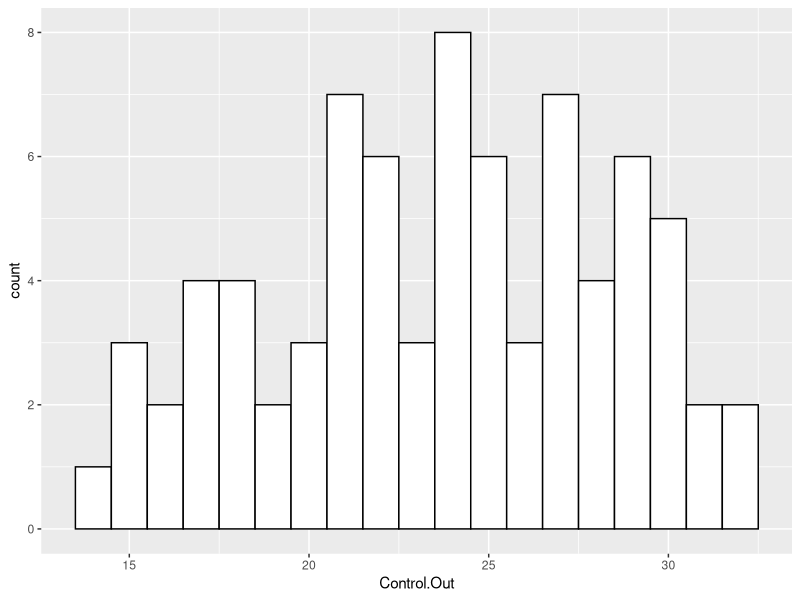
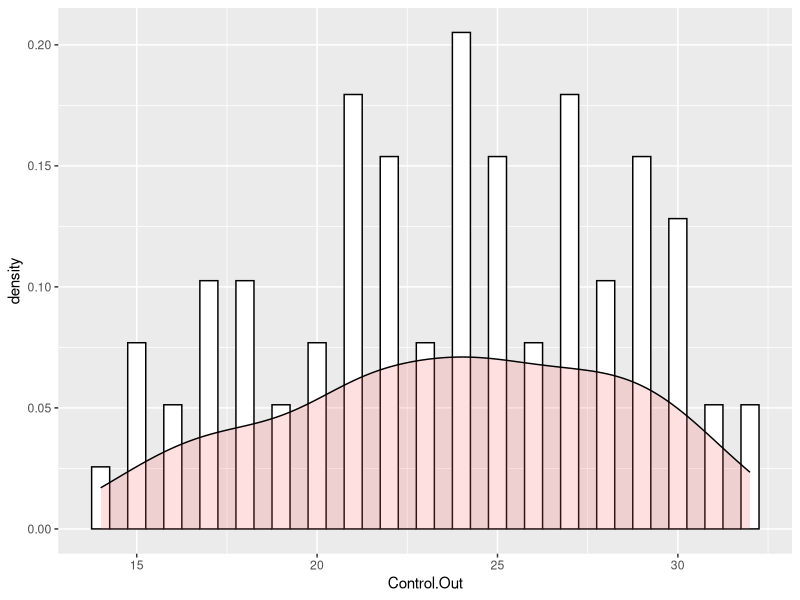
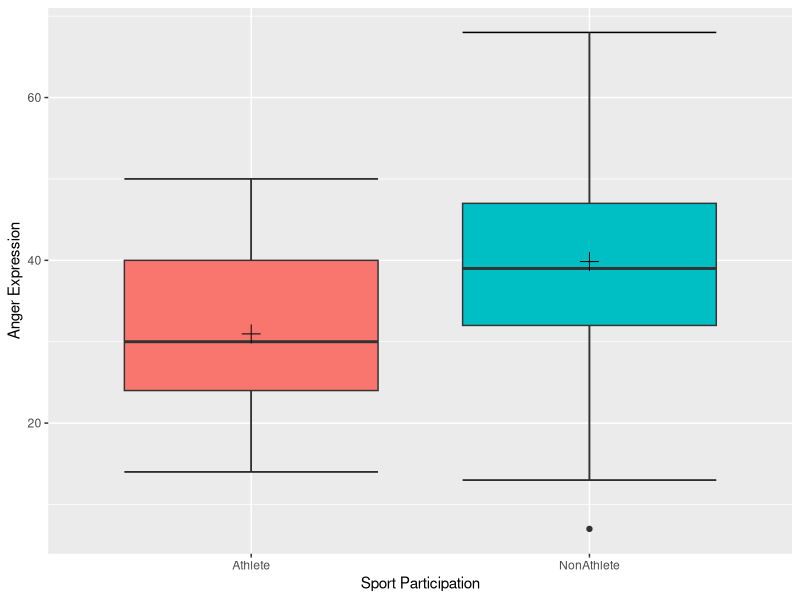
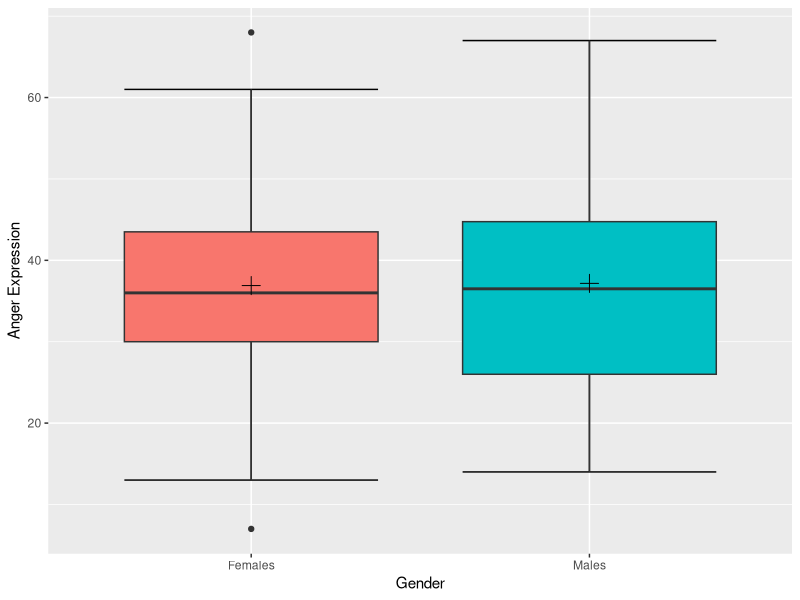

Here is the R script that generated these plots, in order:
angerdata <- read.csv("angerdata.csv", header = T)

require(ggplot2)

## Q10 - histogram of distribution
ggplot(angerdata, 
       aes(x = Control.Out)) + 
    geom_histogram(binwidth = 1, colour="black", fill="white")

## extra density plot
ggplot(angerdata, aes(x = Control.Out)) + 
    geom_histogram(aes(y=..density..),      # Histogram with density instead of count on y-axis
                   binwidth=.5,
                   colour="black", fill="white") + 
    geom_density(alpha=.2, fill="#FF6666")

require(dplyr)

## Q11
## overall control out mean
angerdata %>% summarise(mean(Control.Out))

## athlete control out mean

angerdata %>% filter(Sports == 1) %>% summarise(mean(Control.Out))

## non-athlete control out mean

angerdata %>% filter(Sports == 2) %>% summarise(mean(Control.Out))

## Q17: box plots by sports participation

sp <- angerdata %>% 
        select(Anger_Expression, Sports) %>% 
        mutate(SportParticipation = ifelse(Sports == 1, "Athlete", "NonAthlete"))

ggplot(sp, 
       aes(x = SportParticipation, 
           y = Anger_Expression, 
           fill = SportParticipation)) + 
    stat_boxplot(geom ='errorbar') + 
    geom_boxplot() +
    guides(fill = FALSE) + 
    stat_summary(fun.y=mean, geom="point", shape=3, size=4) + 
    xlab("Sport Participation") + 
    ylab("Anger Expression")

## Q18: box plots by gender

gp <- angerdata %>% 
        select(Anger_Expression, Gender) %>% 
        mutate(Gender = ifelse(Gender == 1, "Males", "Females"))

ggplot(gp, 
       aes(x = Gender, 
           y = Anger_Expression, 
           fill = Gender)) + 
    stat_boxplot(geom ='errorbar') + 
    geom_boxplot() +
    guides(fill = FALSE) + 
    stat_summary(fun.y=mean, geom="point", shape=3, size=4) + 
    xlab("Gender") + 
    ylab("Anger Expression")

## Q20 correlation at .01 level

cor.test(angerdata$Control.Out,angerdata$Control.In, conf.level=.01)

## Q21 correlation between Anger Out and Control Out

cor.test(angerdata$Control.Out,angerdata$Anger.Out, conf.level=.01)
